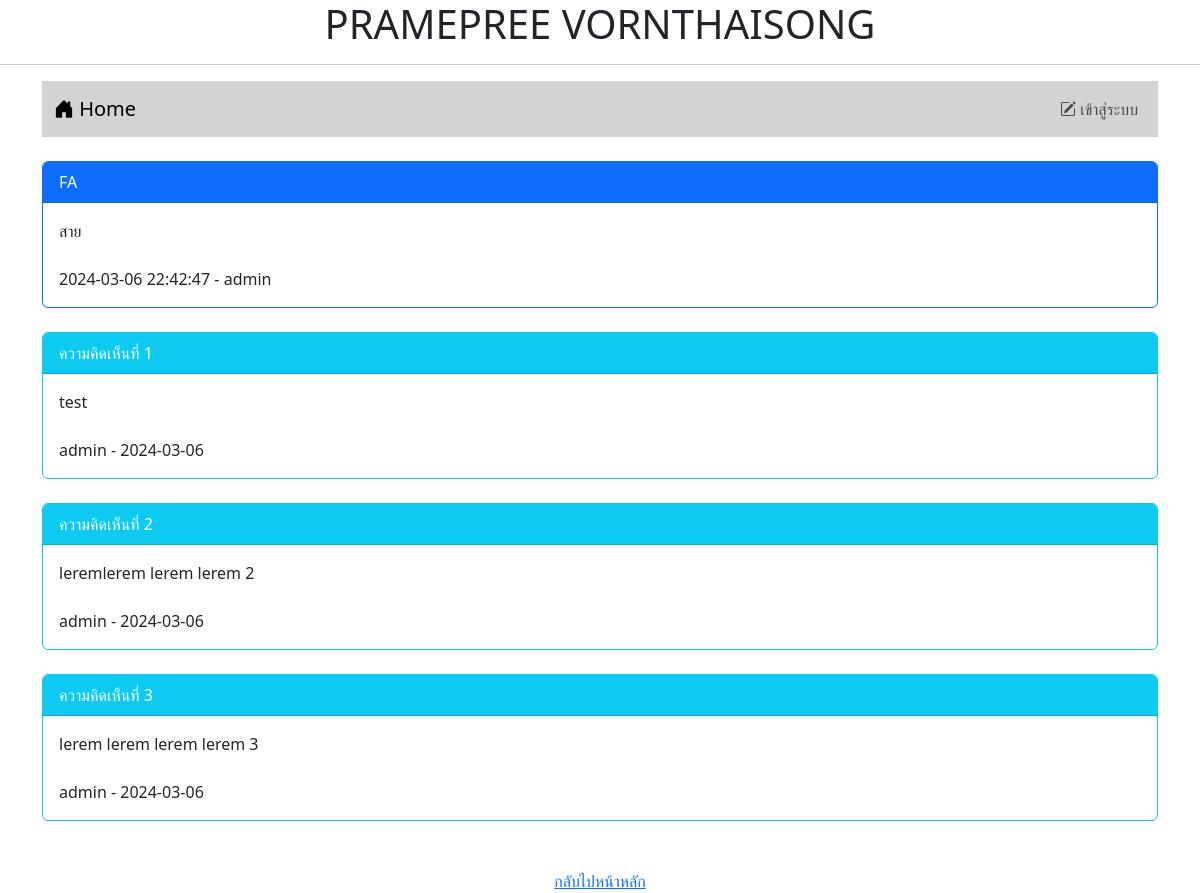
The app's page /post.php?id=9 with its own data.
### tables this page shows
CREATE TABLE `post` (
  `id` int(11) NOT NULL,
  `title` varchar(128) NOT NULL,
  `content` varchar(2048) NOT NULL,
  `post_date` datetime NOT NULL,
  `cat_id` int(11) NOT NULL,
  `user_id` int(11) NOT NULL
);

CREATE TABLE `user` (
  `id` int(11) NOT NULL,
  `login` varchar(32) NOT NULL,
  `password` varchar(64) NOT NULL,
  `name` varchar(64) NOT NULL,
  `gender` char(1) NOT NULL,
  `email` varchar(32) NOT NULL,
  `role` char(1) NOT NULL
);

CREATE TABLE `comment` (
  `id` int(11) NOT NULL,
  `content` varchar(20148) NOT NULL,
  `post_date` date NOT NULL,
  `user_id` int(11) NOT NULL,
  `post_id` int(11) NOT NULL
);

### post.php (the view, shortened to what this page needs)
<!DOCTYPE html>
<html lang="en">
<head>
    <link rel="stylesheet" href="bootstrap-5.3.2-dist/css/bootstrap.min.css">
    <link rel="stylesheet" href="https://cdn.jsdelivr.net/npm/bootstrap-icons@1.11.3/font/bootstrap-icons.min.css">
</head>
<body>
    <h1 style="text-align: center">PRAMEPREE VORNTHAISONG</h1>
    <hr>
    <div class=" container">
        <?php include "nav.php" ?>
        <br>
        <?php
        $conn = new PDO("mysql:host=localhost;dbname=webboard;charset=utf8", "root", "");
        $sql = "select post.title,post.content,post.post_date,user.login
            from post inner join user on
            (post.user_id=user.id) where post.id=$_GET[id]";
        $result = $conn->query($sql);
        while ($row = $result->fetch()) {
            echo "<div class='card border-primary'>";
            echo "<div class='card-header bg-primary text-white'>$row[0]</div>";
            echo "<div class='card-body'>$row[1]<br><br>$row[2] - $row[3]</div>";
            echo "</div>";
        }
        ?>
        <br>
        <?php
        $conn = new PDO("mysql:host=localhost;dbname=webboard;charset=utf8", "root", "");
        $sql = "select comment.content,comment.post_date,user.login
            from comment inner join user on
            (comment.user_id=user.id) where comment.post_id=$_GET[id]";
        $i = 1;
        $result = $conn->query($sql);
        while ($row = $result->fetch()) {
            echo "<div class='card border-info'>";
            echo "<div class='card-header bg-info text-white'>ความคิดเห็นที่ $i</div>";
            echo "<div class='card-body'>$row[0]<br><br>$row[2] - $row[1]</div>";
            echo "</div>";
            echo "<br>";
            $i = $i + 1;
        }
        ?>
    </div>
    <br>
    <center>
        <a href="index.php">กลับไปหน้าหลัก</a>
    </center>
</body>
</html>

### records on screen
post: title "FA", content "สาย", post_date "2024-03-06 22:42:47", user.login "admin"
comment: content "test", user.login "admin", post_date "2024-03-06"
comment: content "leremlerem lerem lerem 2", user.login "admin", post_date "2024-03-06"
comment: content "lerem lerem lerem lerem 3", user.login "admin", post_date "2024-03-06"
